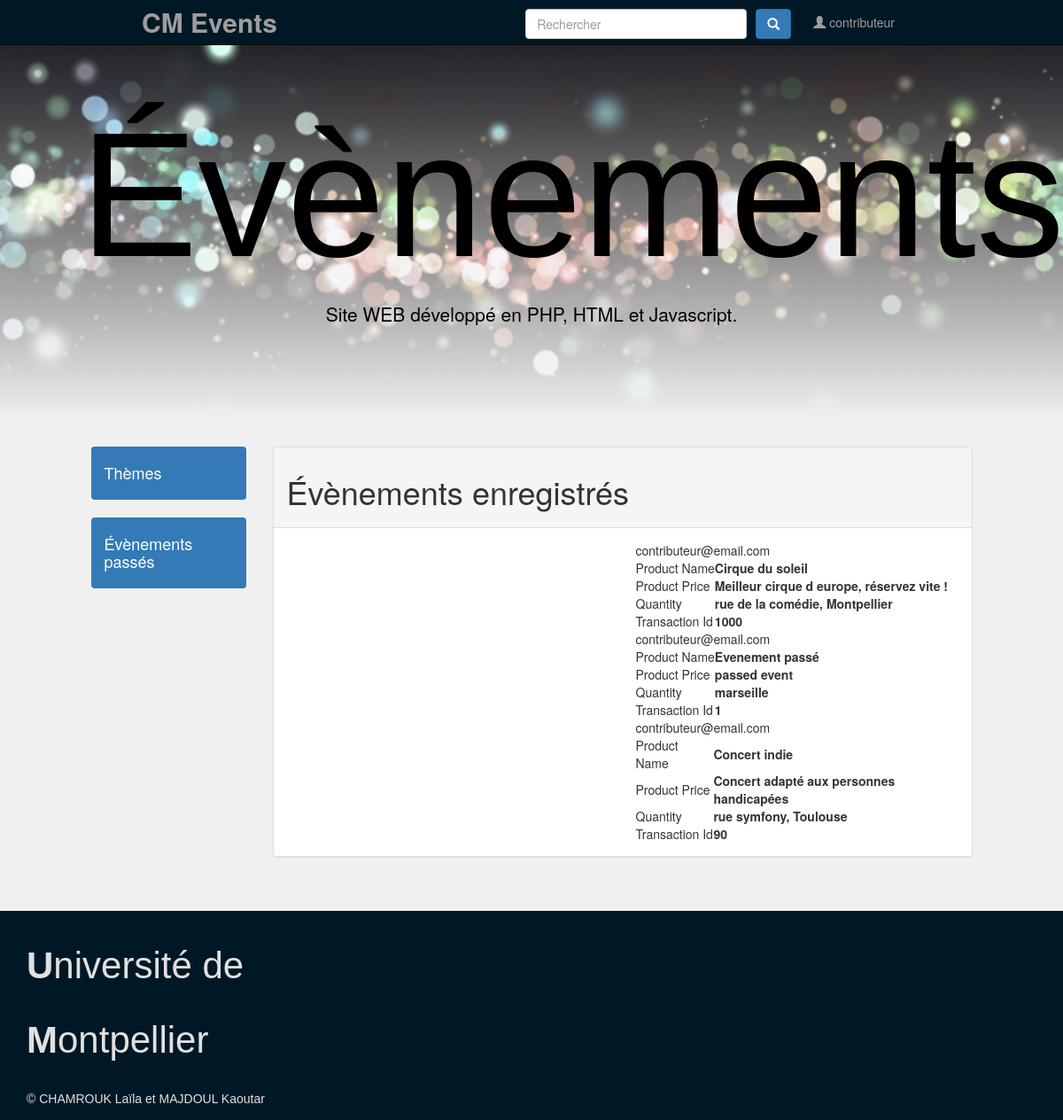
/saved_events.php (signed in), run on the app's committed database.
### tables this page shows
CREATE TABLE `evenement` (
  `idEven` int(5) NOT NULL,
  `nom` varchar(100) NOT NULL,
  `description` text NOT NULL,
  `adresse` varchar(50) NOT NULL,
  `latitude` varchar(50) NOT NULL,
  `longitude` varchar(50) NOT NULL,
  `nbPlaces` int(6) NOT NULL,
  `dateDeb` date NOT NULL,
  `dateFin` date NOT NULL,
  `theme` int(5) NOT NULL,
  `emailContrib` varchar(50) NOT NULL,
  `event_img` varchar(50) NOT NULL
);

### saved_events.php (the view, shortened to what this page needs)
<!DOCTYPE html>
<html>
<head>
	<?php require("styles.php"); ?>
</head>
<body>
	<div id="main">
		<?php require('barredenavigation.php'); ?>
		<?php require('header.php'); ?>
		<div class="row">
			<?php require('menu.php'); ?>
			<div class="col-md-8">
				<div class="panel panel-default">
					<div class="panel-heading"><h1>Évènements enregistrés</h1></div>
					<div class="panel-body">
						<?php
						include_once("db.php");
						$email = $_SESSION["email"];
						$orders_list = "SELECT nom, description, adresse, nbPlaces, dateDeb, dateFin FROM participe p, evenement e WHERE p.idEven=e.idEven AND p.emailPers='$email'";
						$query = mysqli_query($con,$orders_list);
						if (mysqli_num_rows($query) > 0) {
							while ($row=mysqli_fetch_array($query)) {
								?>
								<div class="row">
									<div class="col-md-6">
									</div>
									<div class="col-md-6">
										<table>
											<tr><td>Product Name</td><td><b><?php echo $row["nom"]; ?></b> </td></tr>
											<tr><td>Product Price</td><td><b><?php echo $row["description"]; ?></b></td></tr>
											<tr><td>Quantity</td><td><b><?php echo $row["adresse"]; ?></b></td></tr>
											<tr><td>Transaction Id</td><td><b><?php echo $row["nbPlaces"]; ?></b></td></tr>
										</table>
									</div>
								</div>
								<?php
							}
						}
						?>
					</div>
				</div>
			</div>
		</div>
		<?php require('footer.php'); ?>
	</div>
</body>
</html>

### css/style.css (style rules this page uses)
body { background-color: #F0F0F0; position: relative; }

### data on the page
evenement: nom "Cirque du soleil", description "Meilleur cirque d europe, réservez vite !", adresse "rue de la comédie, Montpellier", nbPlaces "1000"
evenement: nom "Evenement passé", description "passed event", adresse "marseille", nbPlaces "1"
evenement: nom "Concert indie", description "Concert adapté aux personnes handicapées", adresse "rue symfony, Toulouse", nbPlaces "90"

### other printed values
$_SESSION["nom"] "contributeur"
